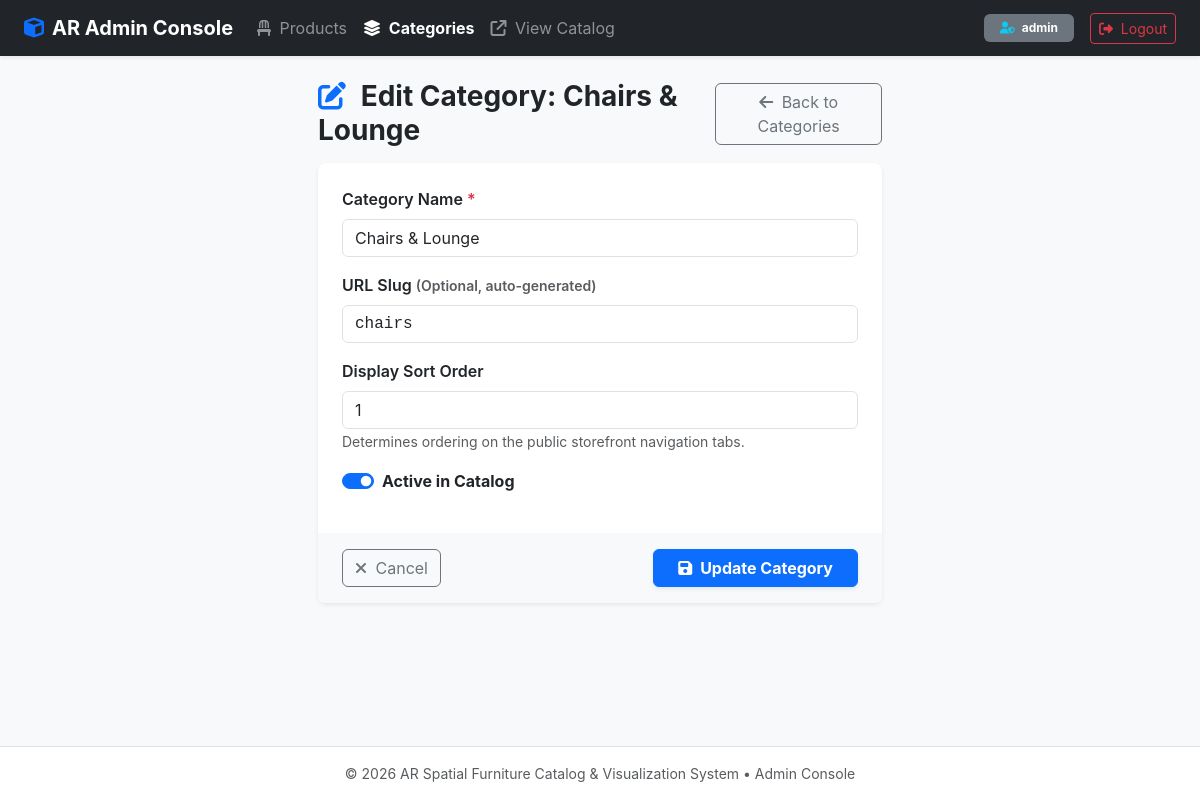
The app's page /admin/category_edit.php?id=1 (signed in) with its own data.
### tables this page shows
CREATE TABLE `categories` (
  `id` INT UNSIGNED AUTO_INCREMENT PRIMARY KEY,
  `slug` VARCHAR(100) NOT NULL UNIQUE,
  `name` VARCHAR(100) NOT NULL,
  `sort_order` INT NOT NULL DEFAULT 0,
  `is_active` TINYINT(1) NOT NULL DEFAULT 1,
  `created_at` DATETIME DEFAULT CURRENT_TIMESTAMP
);

### includes/categories.php (called while the page is built, shortened)
<?php
function getCategoryById(int $id): ?array {
    $db = getDB();
    $stmt = $db->prepare("SELECT * FROM categories WHERE id = :id LIMIT 1");
    $stmt->execute(['id' => $id]);
    $cat = $stmt->fetch();
    return $cat ?: null;
}

### includes/auth.php (called while the page is built, shortened)
<?php
function sanitize(?string $str): string {
    return htmlspecialchars(trim((string)$str), ENT_QUOTES, 'UTF-8');
}

### config/config.php (called while the page is built, shortened)
<?php
function getBaseUrl(): string {
    $isHttps = (!empty($_SERVER['HTTPS']) && $_SERVER['HTTPS'] !== 'off') ||
               (!empty($_SERVER['SERVER_PORT']) && $_SERVER['SERVER_PORT'] == 443) ||
               (!empty($_SERVER['HTTP_X_FORWARDED_PROTO']) && $_SERVER['HTTP_X_FORWARDED_PROTO'] === 'https');
    $protocol = $isHttps ? "https://" : "http://";
    $host = $_SERVER['HTTP_HOST'] ?? 'localhost';
    $scriptName = str_replace('\\', '/', $_SERVER['SCRIPT_NAME'] ?? '/index.php');
    $dir = str_replace('\\', '/', dirname($scriptName));
    $dir = preg_replace('#/(admin|api|includes|config)$#i', '', $dir);
    $path = ($dir === '/' || $dir === '.') ? '' : $dir;
    return rtrim($protocol . $host . $path, '/') . '/';
}

### admin/category_edit.php (the view, shortened to what this page needs)
<?php
require_once __DIR__ . '/../config/config.php';
require_once __DIR__ . '/../includes/admin_layout.php';
require_once __DIR__ . '/../includes/categories.php';
$baseUrl = getBaseUrl();
$id = isset($_GET['id']) ? (int)$_GET['id'] : null;
$category = [
    'id'         => null,
    'name'       => '',
    'slug'       => '',
    'sort_order' => 0,
    'is_active'  => 1
];
if ($id) {
    $existing = getCategoryById($id);
    if ($existing) {
        $category = $existing;
    } else {
        setFlashMessage('danger', 'Category not found.');
        header("Location: {$baseUrl}admin/categories.php");
        exit();
    }
}
?>
<div class="row justify-content-center">
    <div class="col-12 col-md-8 col-lg-6">
        <div class="d-flex align-items-center justify-content-between mb-3">
            <h3 class="fw-bold text-dark mb-0">
                <i class="fa-solid <?= $id ? 'fa-pen-to-square' : 'fa-plus-circle' ?> text-primary me-2"></i>
                <?= $id ? 'Edit Category: ' . sanitize($category['name']) : 'Add New Category' ?>
            </h3>
            <a href="<?= $baseUrl ?>admin/categories.php" class="btn btn-outline-secondary">
                <i class="fa-solid fa-arrow-left me-1"></i> Back to Categories
            </a>
        </div>
        <form method="POST" class="card border-0 shadow-sm rounded-3">
            <div class="card-body p-4">
                <div class="mb-3">
                    <label class="form-label fw-semibold">Category Name <span class="text-danger">*</span></label>
                    <input type="text" name="name" class="form-control" value="<?= sanitize($category['name']) ?>" required placeholder="e.g. Living Room Sofas">
                </div>
                <div class="mb-3">
                    <label class="form-label fw-semibold">URL Slug <small class="text-muted">(Optional, auto-generated)</small></label>
                    <input type="text" name="slug" class="form-control font-monospace" value="<?= sanitize($category['slug']) ?>" placeholder="e.g. living-room-sofas">
                </div>
                <div class="mb-3">
                    <label class="form-label fw-semibold">Display Sort Order</label>
                    <input type="number" name="sort_order" class="form-control" value="<?= (int)$category['sort_order'] ?>">
                    <small class="text-muted">Determines ordering on the public storefront navigation tabs.</small>
                </div>
                <div class="mb-3">
                    <div class="form-check form-switch mt-2">
                        <input class="form-check-input" type="checkbox" name="is_active" id="activeSwitch" <?= !empty($category['is_active']) ? 'checked' : '' ?>>
                        <label class="form-check-label fw-bold" for="activeSwitch">Active in Catalog</label>
                    </div>
                </div>
            </div>
            <div class="card-footer bg-light px-4 py-3 border-0 d-flex justify-content-between">
                <a href="<?= $baseUrl ?>admin/categories.php" class="btn btn-outline-secondary">
                    <i class="fa-solid fa-xmark me-1"></i> Cancel
                </a>
                <button type="submit" class="btn btn-primary px-4 fw-bold shadow-sm">
                    <i class="fa-solid fa-floppy-disk me-1"></i> <?= $id ? 'Update Category' : 'Save Category' ?>
                </button>
            </div>
        </form>
    </div>
</div>

### css/style.css (style rules this page uses)
:root { --primary-color: #2563eb; --primary-hover: #1d4ed8; --primary-light: #eff6ff; --dark-bg: #0f172a; --light-bg: #f8fafc; --card-shadow: 0 4px 6px -1px rgba(0, 0, 0, 0.08), 0 2px 4px -2px rgba(0, 0, 0, 0.04); --hover-shadow: 0 20px 25px -5px rgba(0, 0, 0, 0.1), 0 8px 10px -6px rgba(0, 0, 0, 0.05); }
body { font-family: -apple-system, BlinkMacSystemFont, "Segoe UI", Roboto, "Helvetica Neue", Arial, sans-serif; color: #1e293b; background-color: var(--light-bg); }

### records on screen
categories: name "Chairs & Lounge", slug "chairs", sort_order "1", is_active "☑"

### other values on screen
$adminUser "admin"
